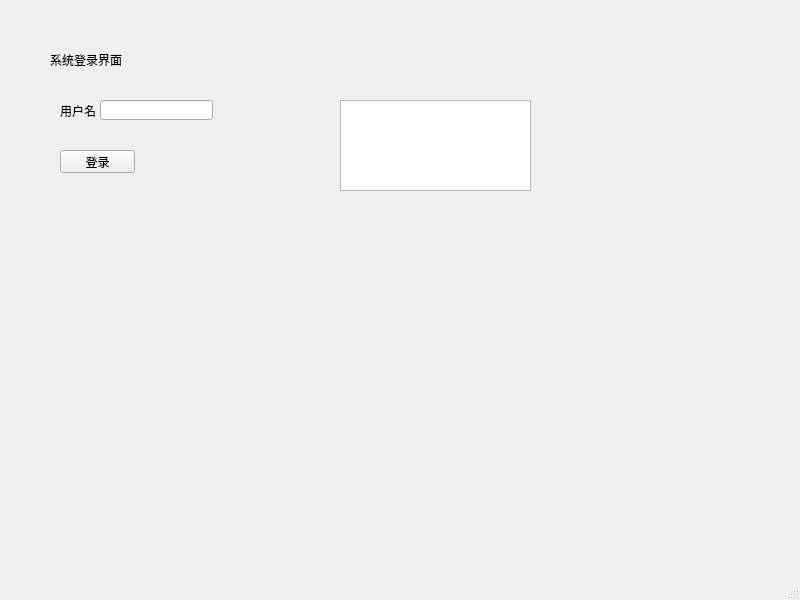
<?xml version="1.0" encoding="UTF-8"?>
<ui version="4.0">
 <class>MainWindow</class>
 <widget class="QMainWindow" name="MainWindow">
  <property name="geometry">
   <rect>
    <x>0</x>
    <y>0</y>
    <width>800</width>
    <height>600</height>
   </rect>
  </property>
  <property name="windowTitle">
   <string>MainWindow</string>
  </property>
  <widget class="QWidget" name="centralwidget">
   <widget class="QLabel" name="label">
    <property name="geometry">
     <rect>
      <x>50</x>
      <y>50</y>
      <width>131</width>
      <height>20</height>
     </rect>
    </property>
    <property name="text">
     <string>系统登录界面</string>
    </property>
   </widget>
   <widget class="QTextEdit" name="textEdit">
    <property name="geometry">
     <rect>
      <x>340</x>
      <y>100</y>
      <width>191</width>
      <height>91</height>
     </rect>
    </property>
   </widget>
   <widget class="QLabel" name="label_2">
    <property name="geometry">
     <rect>
      <x>60</x>
      <y>100</y>
      <width>41</width>
      <height>21</height>
     </rect>
    </property>
    <property name="text">
     <string>用户名</string>
    </property>
   </widget>
   <widget class="QPushButton" name="pushButton">
    <property name="geometry">
     <rect>
      <x>60</x>
      <y>150</y>
      <width>75</width>
      <height>23</height>
     </rect>
    </property>
    <property name="text">
     <string>登录</string>
    </property>
   </widget>
   <widget class="QLineEdit" name="lineEdit">
    <property name="geometry">
     <rect>
      <x>100</x>
      <y>100</y>
      <width>113</width>
      <height>20</height>
     </rect>
    </property>
   </widget>
  </widget>
  <widget class="QMenuBar" name="menubar">
   <property name="geometry">
    <rect>
     <x>0</x>
     <y>0</y>
     <width>800</width>
     <height>22</height>
    </rect>
   </property>
  </widget>
  <widget class="QStatusBar" name="statusbar"/>
 </widget>
 <resources/>
 <connections/>
</ui>
